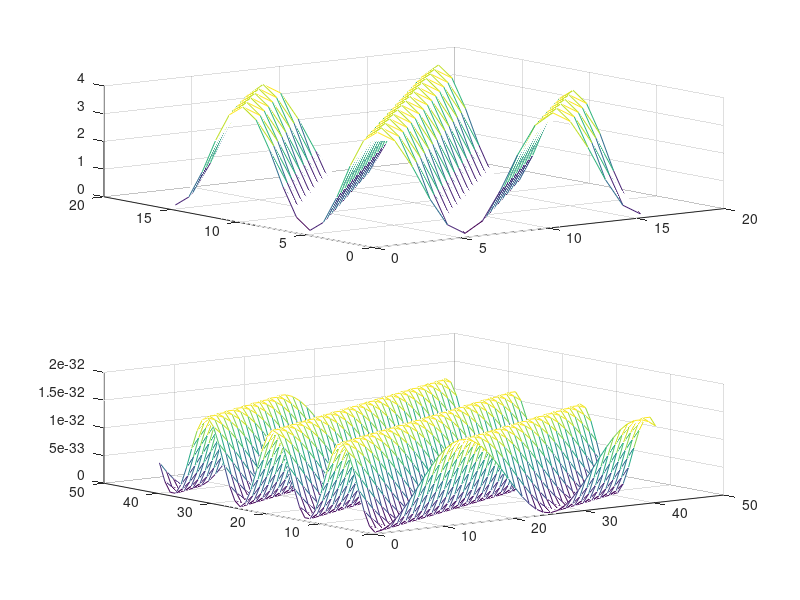

The MATLAB source for this figure:
% I3COSGRA

% Superposition of two cosine waves, one having an optical path differnce ? with respect to the
% other. The sum is squared to result in the intensity.

% We are looking at the time dependence, the graphs are plots in space x and time t.
% Period T, path difference ? , wavelength ?.

function I3COSGRA;
% 1. Graph for optical path difference corresponding to a maximum
Lamda = 1;
A = 1;
N = 15;
T = 1;
Delta1 = 1;

i = (0:1:N);
j = (0:1:N);
x = -0.2 + 0.05*i;
t1 = -0.2 + 0.05*j;

for r=1:length(x);
    for c=1:length(t1);
        uc(r,c) = ((2*A*cos(2*pi*(Delta1/(2*Lamda))))*(cos(2*pi*(x(r)/Lamda-t1(c)/T)-2*pi*(Delta1/(2*Lamda)))))^2;
    end;
end;

M = uc;

figure(1);
subplot(2,1,1);
mesh(M);

% 2. Graph for optical path difference corresponding to a minimum
N = 40;
i = (0:1:N);
j = (0:1:N);

xx = -0.2+ 0.04*i;
t1 = -0.2 + 0.02*j;
Delta2 = 0.5;
T = 1;

for r=1:length(xx);
    for c=1:length(t1);
        ud(r,c) = ((2*A*cos(2*pi*(Delta2/(2*Lamda))))*(cos(2*pi*(xx(r)/Lamda-t1(c)/T)-2*pi*(Delta2/(2*Lamda)))))^2;
    end;
end;
MM = ud;

subplot(2,1,2);
mesh(MM);
